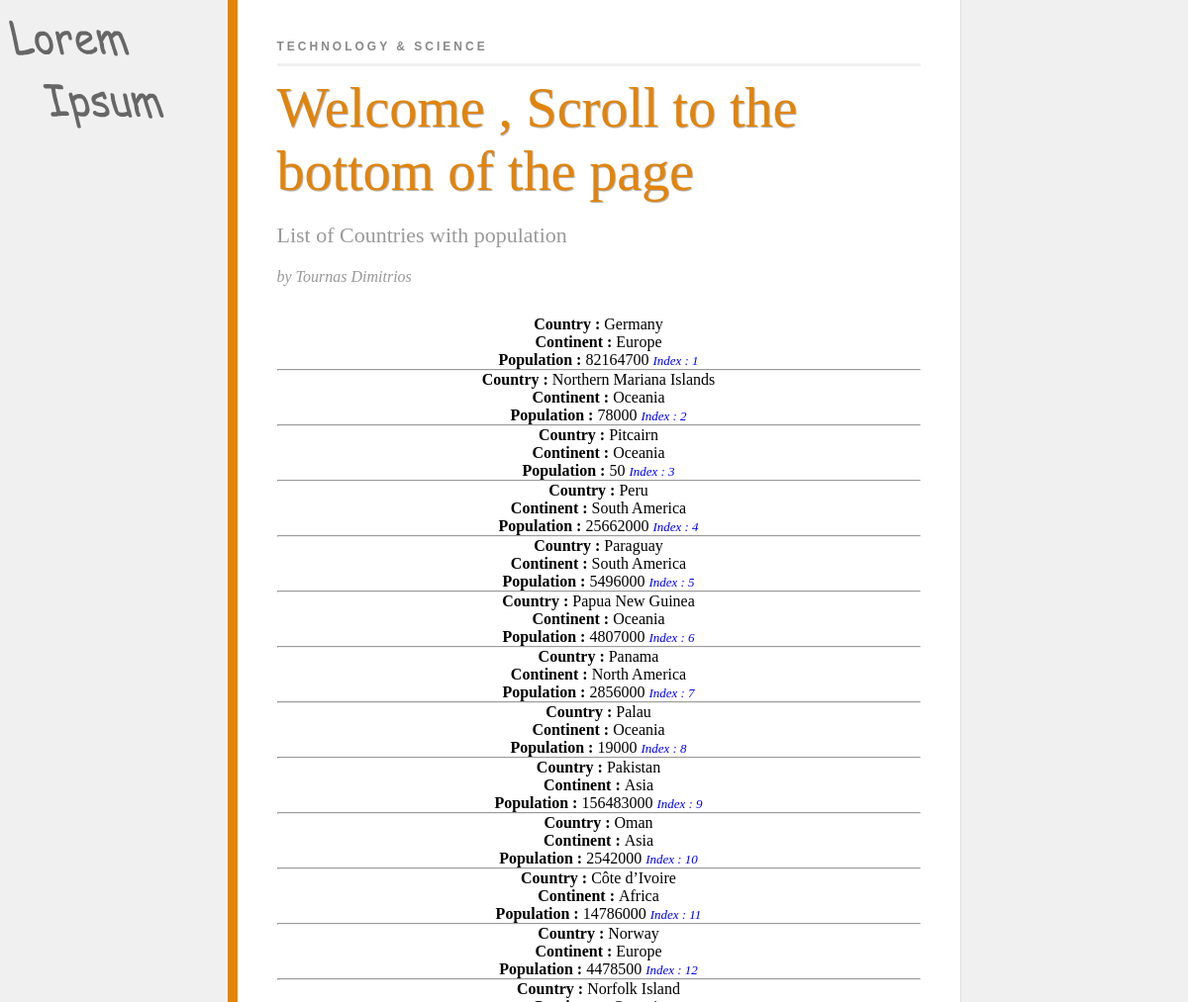
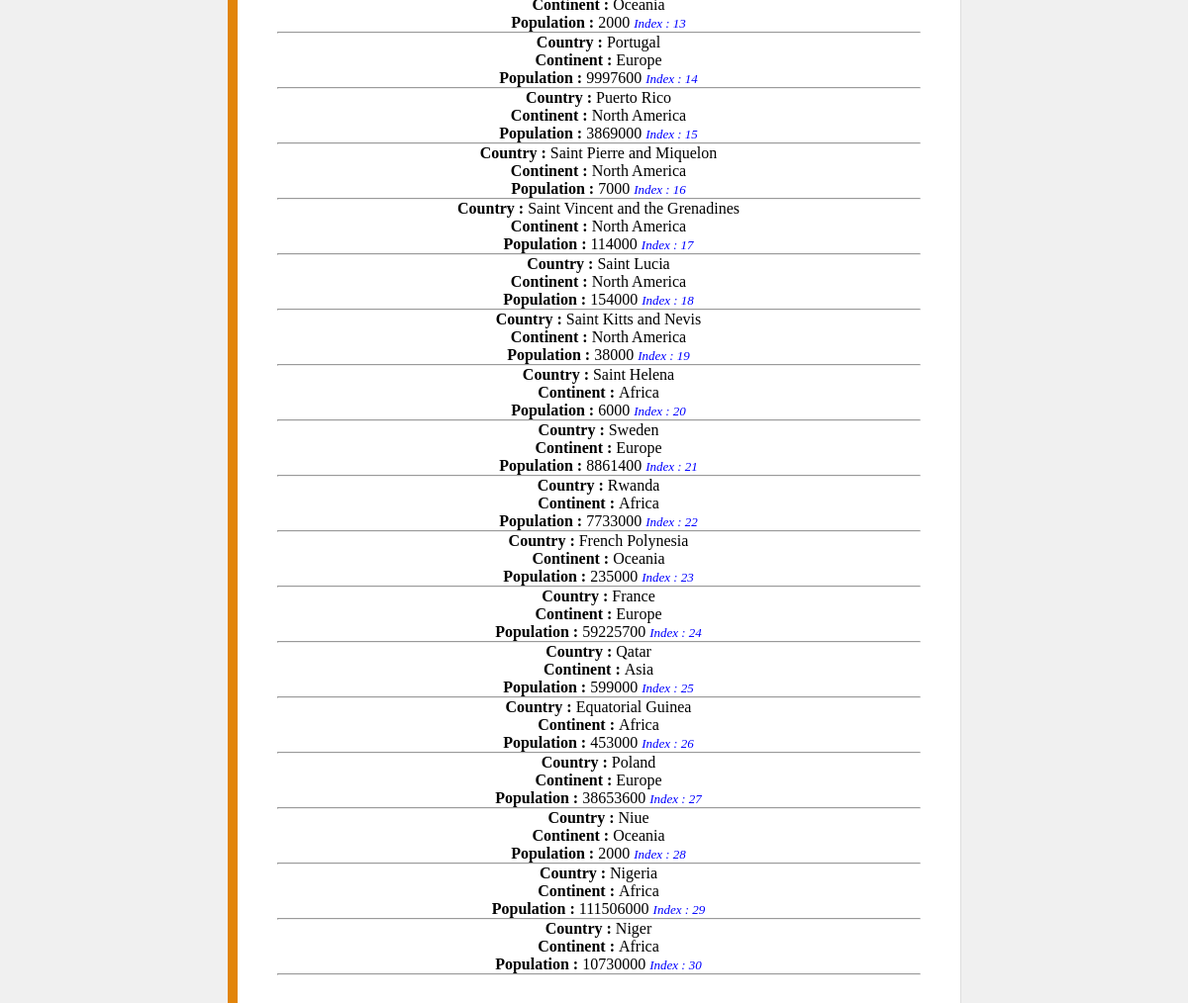
The page / on the database its author committed (2 pictures, top to bottom).
### tables this page shows
CREATE TABLE IF NOT EXISTS `world_country` (
  `id` int(11) NOT NULL,
  `Code` char(3) NOT NULL DEFAULT '',
  `Name` char(52) NOT NULL DEFAULT '',
  `Continent` enum('Asia','Europe','North America','Africa','Oceania','Antarctica','South America') NOT NULL DEFAULT 'Asia',
  `Region` char(26) NOT NULL DEFAULT '',
  `SurfaceArea` float(10,2) NOT NULL DEFAULT '0.00',
  `IndepYear` smallint(6) DEFAULT NULL,
  `Population` int(11) NOT NULL DEFAULT '0',
  `LifeExpectancy` float(3,1) DEFAULT NULL,
  `GNP` float(10,2) DEFAULT NULL,
  `GNPOld` float(10,2) DEFAULT NULL,
  `LocalName` char(45) NOT NULL DEFAULT '',
  `GovernmentForm` char(45) NOT NULL DEFAULT '',
  `HeadOfState` char(60) DEFAULT NULL,
  `Capital` int(11) DEFAULT NULL,
  `Code2` char(2) NOT NULL DEFAULT '',
  PRIMARY KEY (`Code`)
);

### jquery-masterLoader.php (the view, shortened to what this page needs)
<?php
$config = parse_ini_file("config/my.ini") ;
$db=new mysqli($config['dbLocation'] , $config['dbUser'] , $config['dbPassword'] , $config['dbName']);
if (!$result = $db->query("SELECT * FROM world_country ORDER BY id ASC LIMIT 0,30")) {
    throw new Exception("<b>Could not read data from the table </b>") ;
}
while ($data = $result->fetch_object()) {
$id = $data->id;
$name = $data->Name ;
$continent = $data->Continent;
$population = $data->Population ;
echo "
<div class='postedComment' id=\"$data->id \">
<center>
<b>Country : </b>$name <br />
<b>Continent : </b>$continent<br/>
<b>Population : </b>$population
<i style=\"font-size:small;color:blue\">Index : $id</i>
<hr />
</center>
</div>
" ;
        }
?>

### index.php (shortened to what this page needs)
<!DOCTYPE html PUBLIC "-//W3C//DTD XHTML 1.0 Strict//EN" "http://www.w3.org/TR/xhtml1/DTD/xhtml1-strict.dtd">
<html>
    <head>
<link rel="stylesheet" type="text/css" media="screen" href="styles.css" />
    </head>
    <body>
        <div id="content">
            <p class="head">Technology & Science</p>
            <h1>Welcome , Scroll to the bottom of the page  </h1>
            <p class="subline">List of Countries with population </p>
            <p class="meta">by Tournas Dimitrios</p>
            <div class="article">
<div id="postedComments">
<?php require_once 'jquery-masterLoader.php' ;  ?>
</div>
            </div>
        </div>
    </body>
</html>

### styles.css (style rules this page uses)
* { margin:0; padding:0; }
body { font-family:Georgia,Times,serif; background:#f0f0f0 url(./images/LoremIpsum.png) no-repeat top left; padding-bottom:60px; }
#content { background-color:#fff; width:650px; padding:40px; margin:0 auto; border-left:10px solid #E28409; border-right:1px solid #ddd; -moz-box-shadow:0px 0px 16px #aaa; }
.head { font-family:Helvetica,Arial,Verdana; text-transform:uppercase; font-weight:bold; font-size:12px; letter-spacing:3px; color:#888; border-bottom:3px solid #f0f0f0; padding-bottom:10px; margin-bottom:10px; }
#content h1 { color:#E28409; font-weight:normal; font-size:56px; text-shadow:1px 1px 1px #aaa; }
.subline { font-size:22px; margin:20px 0px; color:#999; }
.meta { font-style:italic; color:#999; }
.article { margin-top: 30px; }

### rows shown on the page
world_country: Name "Germany", Continent "Europe", Population "82164700", id "1"
world_country: Name "Northern Mariana Islands", Continent "Oceania", Population "78000", id "2"
world_country: Name "Pitcairn", Continent "Oceania", Population "50", id "3"
world_country: Name "Peru", Continent "South America", Population "25662000", id "4"
world_country: Name "Paraguay", Continent "South America", Population "5496000", id "5"
world_country: Name "Papua New Guinea", Continent "Oceania", Population "4807000", id "6"
world_country: Name "Panama", Continent "North America", Population "2856000", id "7"
world_country: Name "Palau", Continent "Oceania", Population "19000", id "8"
world_country: Name "Pakistan", Continent "Asia", Population "156483000", id "9"
world_country: Name "Oman", Continent "Asia", Population "2542000", id "10"
world_country: Name "Côte d’Ivoire", Continent "Africa", Population "14786000", id "11"
world_country: Name "Norway", Continent "Europe", Population "4478500", id "12"
world_country: Name "Norfolk Island", Continent "Oceania", Population "2000", id "13"
world_country: Name "Portugal", Continent "Europe", Population "9997600", id "14"
world_country: Name "Puerto Rico", Continent "North America", Population "3869000", id "15"
world_country: Name "Saint Pierre and Miquelon", Continent "North America", Population "7000", id "16"
world_country: Name "Saint Vincent and the Grenadines", Continent "North America", Population "114000", id "17"
world_country: Name "Saint Lucia", Continent "North America", Population "154000", id "18"
world_country: Name "Saint Kitts and Nevis", Continent "North America", Population "38000", id "19"
world_country: Name "Saint Helena", Continent "Africa", Population "6000", id "20"
world_country: Name "Sweden", Continent "Europe", Population "8861400", id "21"
world_country: Name "Rwanda", Continent "Africa", Population "7733000", id "22"
world_country: Name "French Polynesia", Continent "Oceania", Population "235000", id "23"
world_country: Name "France", Continent "Europe", Population "59225700", id "24"
world_country: Name "Qatar", Continent "Asia", Population "599000", id "25"
world_country: Name "Equatorial Guinea", Continent "Africa", Population "453000", id "26"
world_country: Name "Poland", Continent "Europe", Population "38653600", id "27"
world_country: Name "Niue", Continent "Oceania", Population "2000", id "28"
world_country: Name "Nigeria", Continent "Africa", Population "111506000", id "29"
world_country: Name "Niger", Continent "Africa", Population "10730000", id "30"
